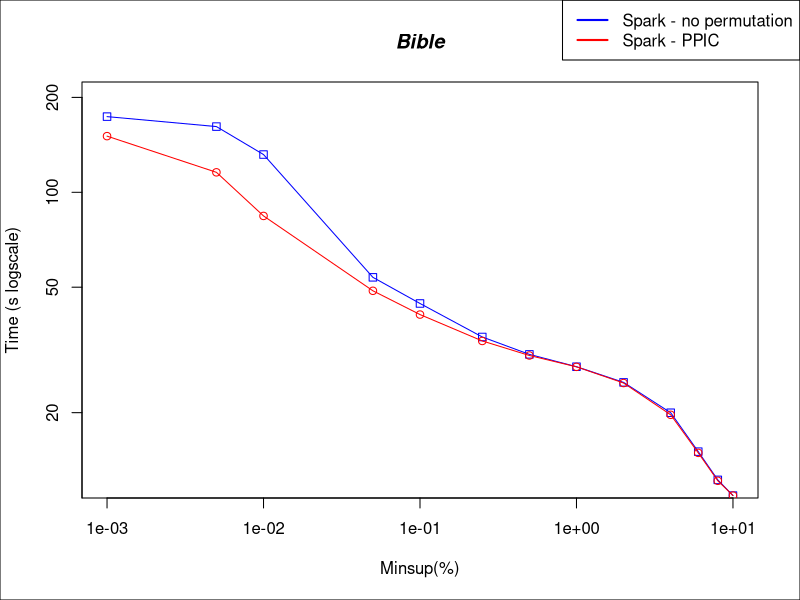

Generate this figure with R:

#DATA
x <- c(0.00001, 0.00005, 0.0001, 0.0005, 0.001, 0.0025, 0.005, 0.01, 0.02, 0.04, 0.06, 0.08, 0.10)*100

sparkNP <-c(173812, 161610, 131754, 53738, 44395, 34756, 30610, 27974, 24947, 19987, 15044, 12239, 10914)/1000
sparkPPIC <- c(150723, 115710, 84153, 48707, 40943, 33764, 30361, 27948, 24831, 19688, 14911, 12159, 10918)/1000

#PLOT
plot(x,sparkNP, log = "xy", type="o", pch=0, xlab="Minsup(%)", ylab="Time (s logscale)", col="blue", ylim=c(12, 200))
lines(x,sparkPPIC, col="red", type="o", pch=1)

title(main="Bible", font.main=4)

par(fig = c(0, 1, 0, 1), oma = c(0, 0, 0, 0), mar = c(0, 0, 0, 0), new = TRUE)
plot(0, 0, type = "n", bty = "n", xaxt = "n", yaxt = "n")

#Pretty up
legend("topright", legend=c("Spark - no permutation", "Spark - PPIC"), lty=c(1,1),lwd=c(2,2), col=c("blue","red"))
box()

#JELLO
